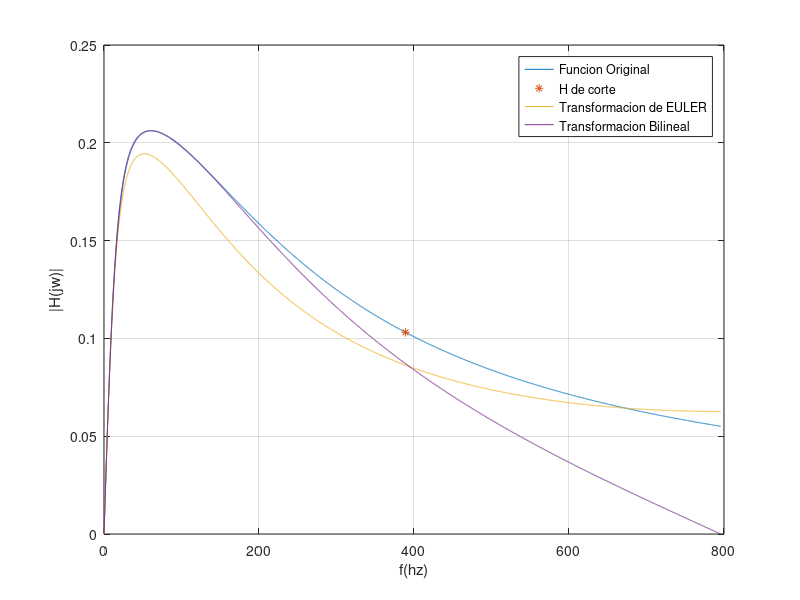

This figure's MATLAB source:
#Ejercicio 4
clc;
clear all;
clf;

#Sistema continuo a utilizar
H=@(s) 12500.*s./((44.*s.^2)+(60625.*s)+625*10^4);

#graficamos H
#Como es una funcion de Laplace, la evaluamos en jw para obtener la respuesta en frecuencia
w_max=5000;
w=0:w_max;
s=j*w;
mag_h=abs(H(s)); #Respuesta en frecuencia del sistema.

#Convierto a f para graficar en hz, es mas entendible asi
f=w/(2*pi);
plot(f,mag_h);
grid on;
hold on;
xlabel('f(hz)');
ylabel('|H(jw)|');

#Obtenemos la frecuencia de corte
#Con el despeje a mano llegamos a que la magnitud de la frecuencia buscada
#Tiene que ser 1/2 de la frecuencia maxima
max_magnitud=max(mag_h);
indice_f_corte=find(mag_h>=max_magnitud/2,1,'last');
f_corte=f(indice_f_corte);
plot(f(indice_f_corte),max_magnitud/2,'*')

#El ejercicio pide 4 veces esta frecuencia de corte
T_corte=1/(f_corte*4);

#Definimos Z

#Aca hay que pasar a el dominio Z, digital discretizado
#Por lo tanto, w deja de ser una frecuencia angular por segundo
#w pasa a ser radianes/muestra, es decir, va de 0 a pi por Nysquist
w=0:pi/w_max:pi; #Divido pi/w_max para tener la misma cantidad de puntos que en la funcion original
z=e.^(j*w);

#------Transformacion de euler-----#
s_euler= (1-(z.^-1))./T_corte;
H_euler=H(s_euler);
plot(f,abs(H_euler));

#------Transformacion de Bilineal-----#
s_bili= (2/T_corte).*((1-(z.^-1))./(1+(z.^-1)));
H_bili=H(s_bili);
plot(f,abs(H_bili));
legend('Funcion Original','H de corte','Transformacion de EULER','Transformacion Bilineal');

#Analizando la respuesta en frecuencia de ambas señales
#Euler va bien en frecuencias bajas, tiene una morfologia similar en estas
#Bilineal sigue mas a la original, pero luego de 200 hz Decae muy rapidamente
